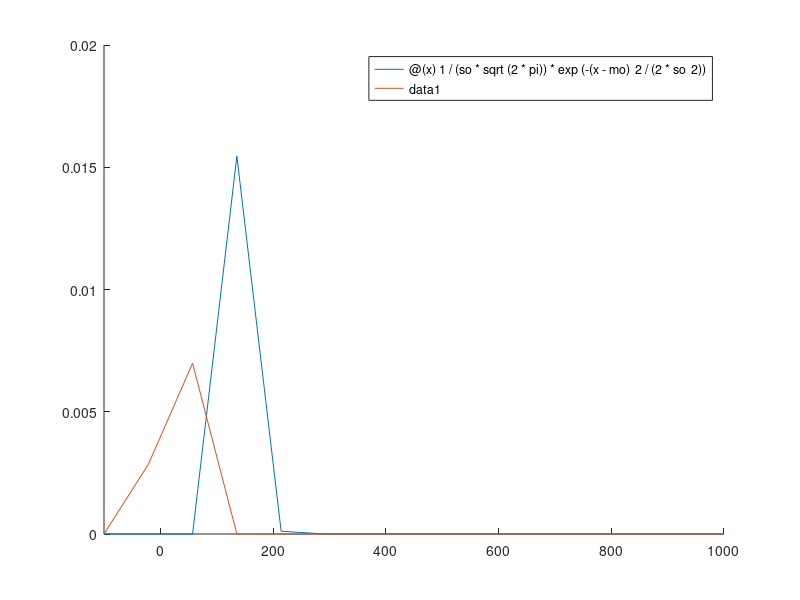

Recreate this plot in MATLAB.
% Cleaning.
clc;
clearvars;
close all;

mo = 150;
so = 20;
po = 0.2;

mb = 25;
sb = 25;
pb = 0.8;

A = so^2 - sb^2;
B = 2 * (mo * sb^2 - mb * so^2);
C = so^2 * mb^2 - sb^2 * mo^2 + 2*so^2*sb^2*log((sb*po)/(so*pb));

T1 = (- B + sqrt(B^2 - 4*A*C))/(2*A);
T2 = (- B - sqrt(B^2 - 4*A*C))/(2*A);

fo = @(x) 1/(so * sqrt(2*pi)) * exp(- (x - mo)^2/(2*so^2));
fb = @(x) 1/(sb * sqrt(2*pi)) * exp(- (x - mb)^2/(2*sb^2));

hold on;
fplot(fo, [-100,1000]);
fplot(fb, [-100,1000]);
hold off;
